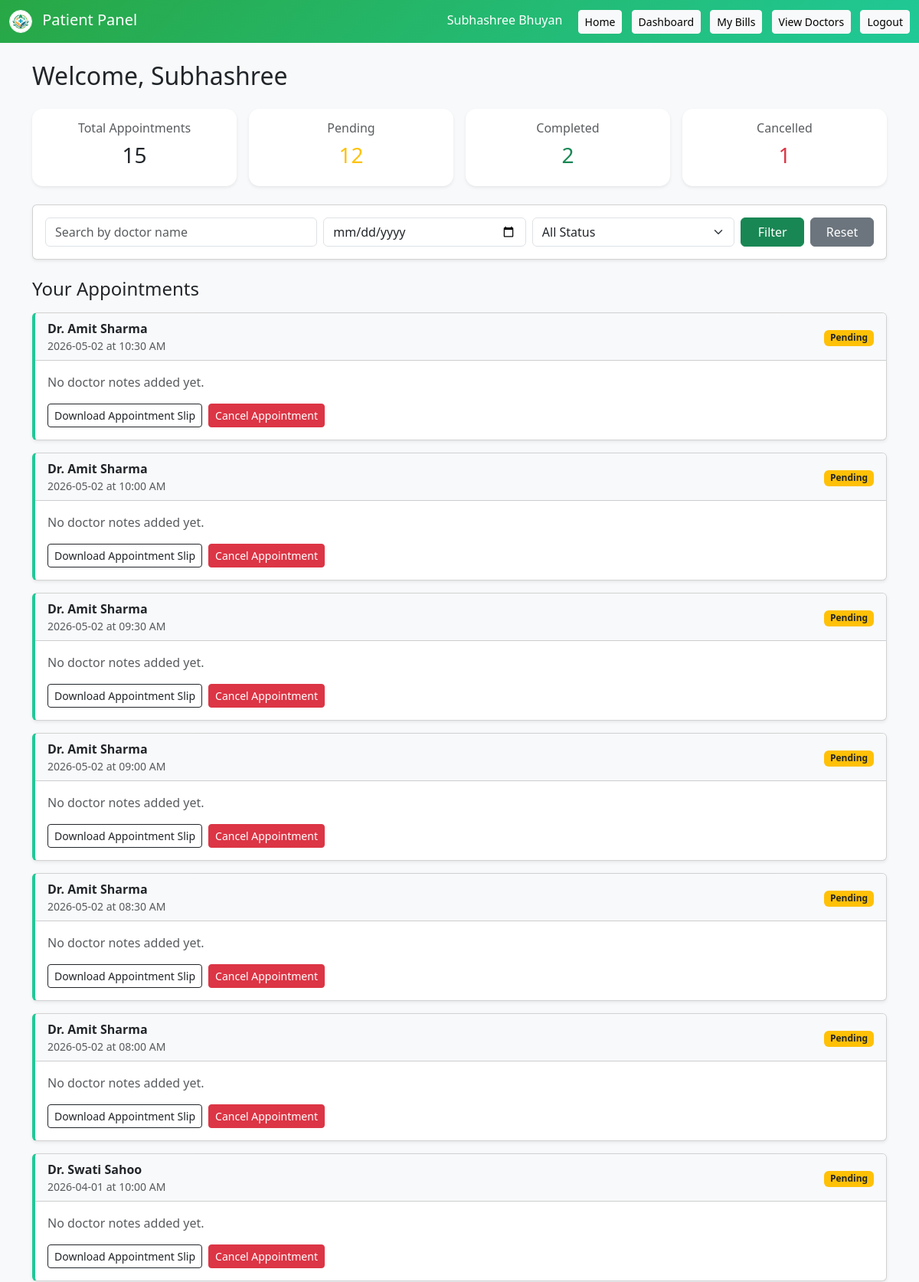
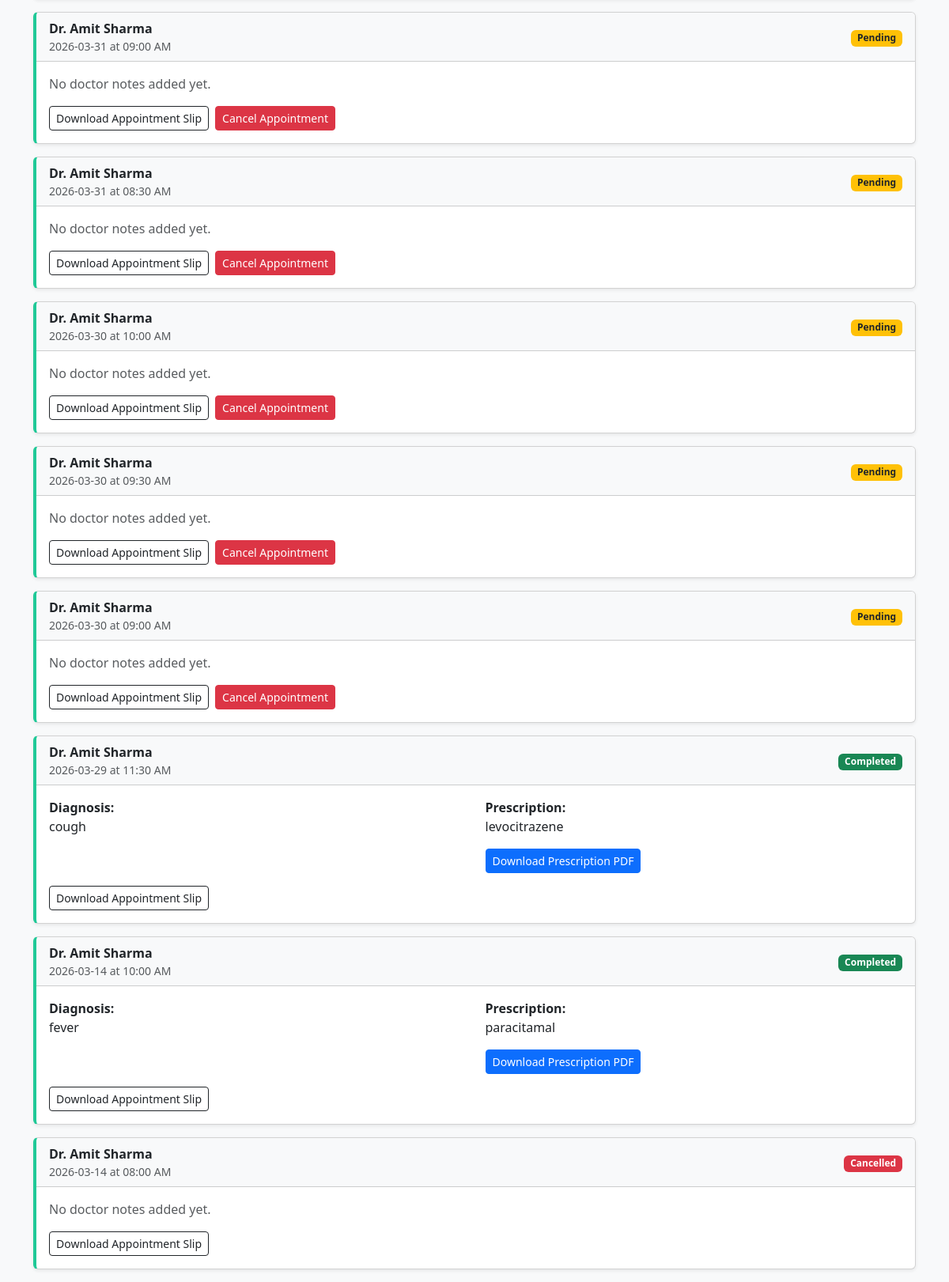
The app's page /patients/dashboard.php (signed in) with its own data (2 pictures, top to bottom).
### tables this page shows
CREATE TABLE `patients` (
  `patient_id` int(11) NOT NULL,
  `user_id` int(11) DEFAULT NULL,
  `first_name` varchar(50) DEFAULT NULL,
  `last_name` varchar(50) DEFAULT NULL,
  `gender` varchar(10) DEFAULT NULL,
  `phone` varchar(15) DEFAULT NULL,
  `address` text DEFAULT NULL,
  `created_at` timestamp NOT NULL DEFAULT current_timestamp(),
  `email` varchar(100) DEFAULT NULL,
  `password` varchar(100) DEFAULT NULL,
  `middle_name` varchar(50) DEFAULT NULL,
  `date_of_birth` date DEFAULT NULL,
  `title` enum('Mr','Mrs','Miss','Ms','Dr','Other') DEFAULT NULL
);

CREATE TABLE `appointments` (
  `appointment_id` int(11) NOT NULL,
  `patient_id` int(11) DEFAULT NULL,
  `doctor_id` int(11) DEFAULT NULL,
  `appointment_date` date DEFAULT NULL,
  `appointment_time` time DEFAULT NULL,
  `status` enum('Pending','Completed','Cancelled') DEFAULT 'Pending',
  `created_at` timestamp NOT NULL DEFAULT current_timestamp()
);

CREATE TABLE `doctors` (
  `doctor_id` int(11) NOT NULL,
  `user_id` int(11) DEFAULT NULL,
  `first_name` varchar(50) DEFAULT NULL,
  `last_name` varchar(50) DEFAULT NULL,
  `department_id` int(11) DEFAULT NULL,
  `phone` varchar(15) DEFAULT NULL,
  `experience` int(11) DEFAULT NULL,
  `available_days` varchar(100) DEFAULT NULL,
  `start_time` time DEFAULT NULL,
  `end_time` time DEFAULT NULL,
  `consultation_fee` decimal(10,2) DEFAULT NULL,
  `middle_name` varchar(50) DEFAULT NULL,
  `date_of_birth` date DEFAULT NULL,
  `title` enum('Mr','Mrs','Miss','Ms','Dr','Other') DEFAULT 'Dr',
  `image` varchar(255) DEFAULT NULL
);

CREATE TABLE `doctor_notes` (
  `note_id` int(11) NOT NULL,
  `appointment_id` int(11) DEFAULT NULL,
  `diagnosis` text DEFAULT NULL,
  `prescription` text DEFAULT NULL,
  `created_at` timestamp NOT NULL DEFAULT current_timestamp()
);

### patients/dashboard.php (the view, shortened to what this page needs)
<?php
include("../config/db.php");
$patient_id = (int) $_SESSION['patient_id'];
$patient_query = "SELECT * FROM patients WHERE patient_id='$patient_id' LIMIT 1";
$patient_result = mysqli_query($con, $patient_query);
$patient_row = mysqli_fetch_assoc($patient_result);
$patient_name = $patient_row['first_name'] . " " . $patient_row['last_name'];
$search = isset($_GET['search']) ? trim($_GET['search']) : '';
$filter_date = isset($_GET['appointment_date']) ? trim($_GET['appointment_date']) : '';
$stats_query = "SELECT
                COUNT(*) AS total_appt,
                SUM(CASE WHEN status='Pending' THEN 1 ELSE 0 END) AS pending_appt,
                SUM(CASE WHEN status='Completed' THEN 1 ELSE 0 END) AS completed_appt,
                SUM(CASE WHEN status='Cancelled' THEN 1 ELSE 0 END) AS cancelled_appt
                FROM appointments
                WHERE patient_id='$patient_id'";
$stats_result = mysqli_query($con, $stats_query);
$stats = mysqli_fetch_assoc($stats_result);
$app_query = "SELECT appointments.*, doctors.first_name, doctors.last_name,
              doctor_notes.diagnosis, doctor_notes.prescription
              FROM appointments
              LEFT JOIN doctors ON appointments.doctor_id = doctors.doctor_id
              LEFT JOIN doctor_notes ON appointments.appointment_id = doctor_notes.appointment_id
              WHERE appointments.patient_id='$patient_id'";
$app_query .= " ORDER BY appointments.appointment_date DESC, appointments.appointment_time DESC";
$app_result = mysqli_query($con, $app_query);
?>
<!DOCTYPE html>
<html>
<head>
<link href="https://cdn.jsdelivr.net/npm/bootstrap@5.3.0/dist/css/bootstrap.min.css" rel="stylesheet">
</head>
<body>
<nav class="navbar navbar-dark mb-4">
  <div class="container-fluid">
    <a class="navbar-brand mb-0 h1" href="#">
      <img src="../assets/images/logo.png" alt="Logo" width="30" height="30" class="d-inline-block align-middle me-2 rounded-circle border border-white" style="object-fit: cover;">
      Patient Panel
    </a>
    <div>
      <span class="text-white me-3"><?php echo $patient_name; ?></span>
      <a href="../index.php" class="btn btn-light btn-sm me-2">Home</a>
      <a href="dashboard.php" class="btn btn-light btn-sm me-2">Dashboard</a>
      <a href="view_bills.php" class="btn btn-light btn-sm me-2">My Bills</a>
      <a href="../public/doctors.php" class="btn btn-light btn-sm me-2">View Doctors</a>
      <a href="../logout.php" class="btn btn-light btn-sm">Logout</a>
    </div>
  </div>
</nav>
<div class="container mt-4">
<h2 class="mb-4">Welcome, <?php echo $patient_row['first_name']; ?></h2>
<div class="row g-3 mb-4">
  <div class="col-md-3">
    <div class="card stat-card shadow-sm text-center">
      <div class="card-body">
        <h6 class="text-muted">Total Appointments</h6>
        <h3><?php echo $stats['total_appt'] ?? 0; ?></h3>
      </div>
    </div>
  </div>
  <div class="col-md-3">
    <div class="card stat-card shadow-sm text-center">
      <div class="card-body">
        <h6 class="text-muted">Pending</h6>
        <h3 class="text-warning"><?php echo $stats['pending_appt'] ?? 0; ?></h3>
      </div>
    </div>
  </div>
  <div class="col-md-3">
    <div class="card stat-card shadow-sm text-center">
      <div class="card-body">
        <h6 class="text-muted">Completed</h6>
        <h3 class="text-success"><?php echo $stats['completed_appt'] ?? 0; ?></h3>
      </div>
    </div>
  </div>
  <div class="col-md-3">
    <div class="card stat-card shadow-sm text-center">
      <div class="card-body">
        <h6 class="text-muted">Cancelled</h6>
        <h3 class="text-danger"><?php echo $stats['cancelled_appt'] ?? 0; ?></h3>
      </div>
    </div>
  </div>
</div>
<div class="card shadow-sm mb-4">
  <div class="card-body">
    <form method="GET" class="row g-2">
      <div class="col-md-4">
        <input type="text" name="search" class="form-control" placeholder="Search by doctor name" value="<?php echo htmlspecialchars($search); ?>">
      </div>
      <div class="col-md-3">
        <input type="date" name="appointment_date" class="form-control" value="<?php echo htmlspecialchars($filter_date); ?>">
      </div>
      <div class="col-md-3">
        <select name="status" class="form-select">
          <option value="">All Status</option>
        </select>
      </div>
      <div class="col-md-2 d-flex gap-2">
        <button type="submit" class="btn btn-success w-100">Filter</button>
        <a href="dashboard.php" class="btn btn-secondary w-100">Reset</a>
      </div>
    </form>
  </div>
</div>
<h4 class="mb-3">Your Appointments</h4>
<?php if (mysqli_num_rows($app_result) > 0) { ?>
  <?php while ($row = mysqli_fetch_assoc($app_result)) { ?>
    <div class="card appointment-card shadow-sm mb-3">
      <div class="card-header bg-light d-flex justify-content-between align-items-center">
        <div>
          <strong>Dr. <?php echo $row['first_name'] . " " . $row['last_name']; ?></strong>
          <div class="text-muted small">
            <?php echo $row['appointment_date']; ?> at <?php echo date("h:i A", strtotime($row['appointment_time'])); ?>
          </div>
        </div>
        <div>
          <?php
          if ($row['status'] == 'Completed') {
            echo "<span class='badge bg-success'>Completed</span>";
          } elseif ($row['status'] == 'Pending') {
            echo "<span class='badge bg-warning text-dark'>Pending</span>";
          } else {
            echo "<span class='badge bg-danger'>Cancelled</span>";
          }
          ?>
        </div>
      </div>
      <div class="card-body">
        <?php if (!empty($row['diagnosis']) && !empty($row['prescription'])) { ?>
          <div class="row mb-3">
            <div class="col-md-6">
              <strong>Diagnosis:</strong>
              <p class="mb-0"><?php echo $row['diagnosis']; ?></p>
            </div>
            <div class="col-md-6">
              <strong>Prescription:</strong>
              <p><?php echo $row['prescription']; ?></p>
              <a href="download_prescription.php?id=<?php echo $row['appointment_id']; ?>" class="btn btn-sm btn-primary">
                Download Prescription PDF
              </a>
            </div>
          </div>
        <?php } else { ?>
          <p class="text-muted">No doctor notes added yet.</p>
        <?php } ?>
        <div class="d-flex flex-wrap gap-2">
          <a href="download_appointment.php?id=<?php echo $row['appointment_id']; ?>" class="btn btn-sm btn-outline-dark">
            Download Appointment Slip
          </a>
          <?php if ($row['status'] == 'Pending') { ?>
            <a href="cancel_appointment.php?id=<?php echo $row['appointment_id']; ?>"
               class="btn btn-sm btn-danger"
               onclick="return confirm('Are you sure you want to cancel this appointment?');">
               Cancel Appointment
            </a>
          <?php } ?>
        </div>
      </div>
    </div>
  <?php } ?>
<?php } else { ?>
  <div class="alert alert-info">No appointments found for the selected filters. <a href="../public/doctors.php">Book one now!</a></div>
<?php } ?>
</div>
</body>
</html>

### patients/dashboard.php (style rules this page uses)
body { background-color: #f8f9fa; }
.navbar { background: linear-gradient(135deg, #28a745 0%, #20c997 100%); position: sticky; top: 0; z-index: 1000; }
.stat-card { border: none; border-radius: 14px; }
.appointment-card { border-left: 4px solid #20c997; }

### records on screen
patients: patient_name "Subhashree Bhuyan", first_name "Subhashree"
appointments: doctor.first_name "Amit", doctor.last_name "Sharma", appointment_date "2026-05-02", appointment_time "10:30 AM", status "Pending", shows "No doctor notes added yet."
appointments: doctor.first_name "Amit", doctor.last_name "Sharma", appointment_date "2026-05-02", appointment_time "10:00 AM", status "Pending", shows "No doctor notes added yet."
appointments: doctor.first_name "Amit", doctor.last_name "Sharma", appointment_date "2026-05-02", appointment_time "09:30 AM", status "Pending", shows "No doctor notes added yet."
appointments: doctor.first_name "Amit", doctor.last_name "Sharma", appointment_date "2026-05-02", appointment_time "09:00 AM", status "Pending", shows "No doctor notes added yet."
appointments: doctor.first_name "Amit", doctor.last_name "Sharma", appointment_date "2026-05-02", appointment_time "08:30 AM", status "Pending", shows "No doctor notes added yet."
appointments: doctor.first_name "Amit", doctor.last_name "Sharma", appointment_date "2026-05-02", appointment_time "08:00 AM", status "Pending", shows "No doctor notes added yet."
appointments: doctor.first_name "Swati", doctor.last_name "Sahoo", appointment_date "2026-04-01", appointment_time "10:00 AM", status "Pending", shows "No doctor notes added yet."
appointments: doctor.first_name "Amit", doctor.last_name "Sharma", appointment_date "2026-03-31", appointment_time "09:00 AM", status "Pending", shows "No doctor notes added yet."
appointments: doctor.first_name "Amit", doctor.last_name "Sharma", appointment_date "2026-03-31", appointment_time "08:30 AM", status "Pending", shows "No doctor notes added yet."
appointments: doctor.first_name "Amit", doctor.last_name "Sharma", appointment_date "2026-03-30", appointment_time "10:00 AM", status "Pending", shows "No doctor notes added yet."
appointments: doctor.first_name "Amit", doctor.last_name "Sharma", appointment_date "2026-03-30", appointment_time "09:30 AM", status "Pending", shows "No doctor notes added yet."
appointments: doctor.first_name "Amit", doctor.last_name "Sharma", appointment_date "2026-03-30", appointment_time "09:00 AM", status "Pending", shows "No doctor notes added yet."
appointments: doctor.first_name "Amit", doctor.last_name "Sharma", appointment_date "2026-03-29", appointment_time "11:30 AM", status "Completed", doctor_notes.diagnosis "cough", doctor_notes.prescription "levocitrazene"
appointments: doctor.first_name "Amit", doctor.last_name "Sharma", appointment_date "2026-03-14", appointment_time "10:00 AM", status "Completed", doctor_notes.diagnosis "fever", doctor_notes.prescription "paracitamal"
appointments: doctor.first_name "Amit", doctor.last_name "Sharma", appointment_date "2026-03-14", appointment_time "08:00 AM", status "Cancelled", shows "No doctor notes added yet."

### other values on screen
$stats['total_appt'] "15"
$stats['pending_appt'] "12"
$stats['completed_appt'] "2"
$stats['cancelled_appt'] "1"
